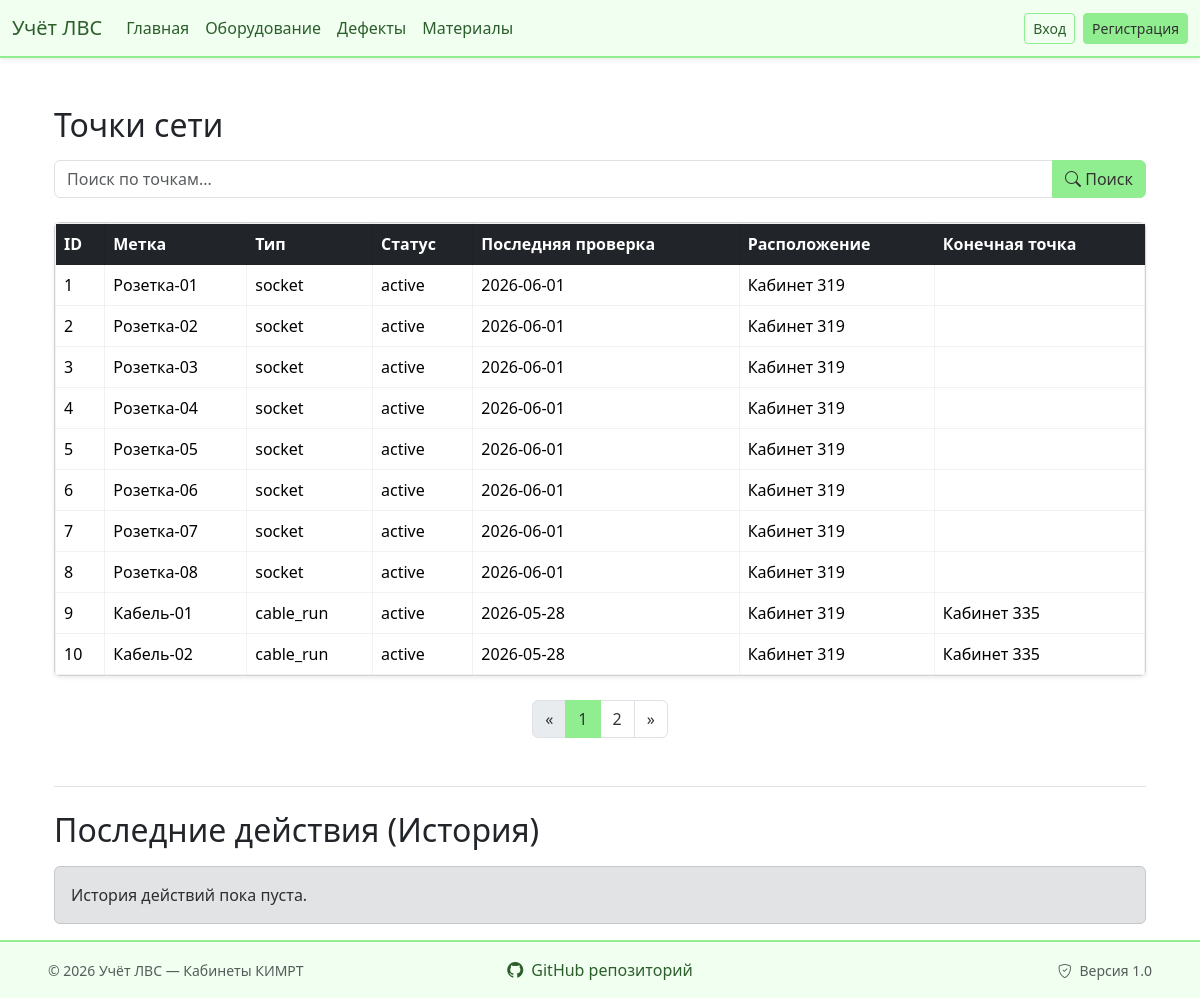
/superproject/index.php, run on an earlier commit of the app's database.
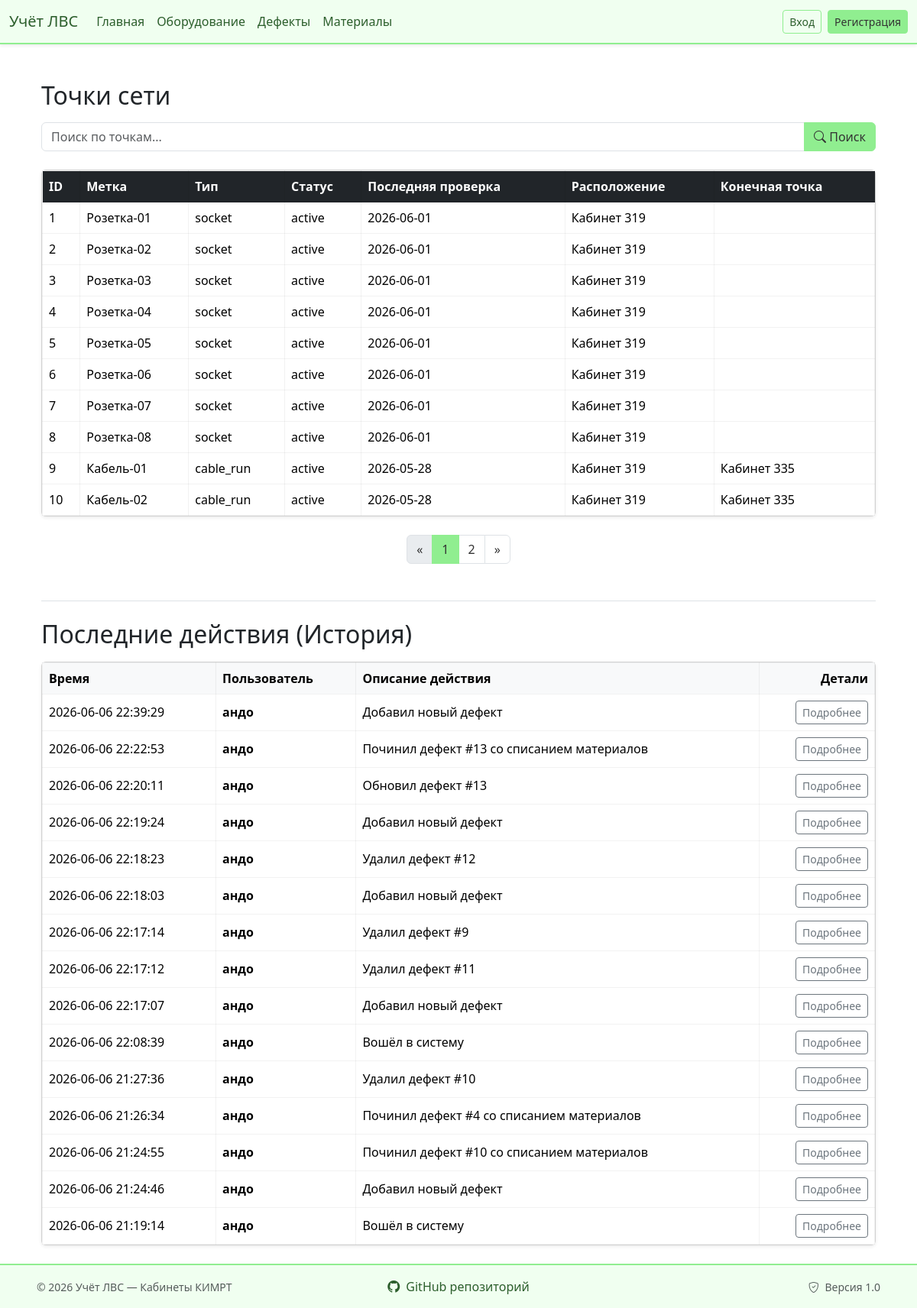
And on a later commit of the database.
### tables this page shows
CREATE TABLE `network_points` (
  `id` int(11) NOT NULL,
  `label` varchar(20) NOT NULL,
  `type` enum('socket','switch','cable_run','patch_cord') NOT NULL,
  `location_id` int(11) DEFAULT NULL,
  `location_end_id` int(11) DEFAULT NULL,
  `status` enum('active','defect','decommissioned') DEFAULT 'active',
  `last_check` date DEFAULT NULL
);

CREATE TABLE `locations` (
  `id` int(11) NOT NULL,
  `name` varchar(100) NOT NULL,
  `type` enum('room','rack','workspace','other') DEFAULT 'room',
  `room_number` varchar(10) DEFAULT '319Б'
);

CREATE TABLE `logs` (
  `id` int(11) NOT NULL,
  `user_id` int(11) DEFAULT NULL,
  `action` varchar(100) NOT NULL,
  `target_table` varchar(50) NOT NULL,
  `target_id` int(11) NOT NULL,
  `created_at` timestamp NULL DEFAULT CURRENT_TIMESTAMP
);

CREATE TABLE `users` (
  `id` int(11) NOT NULL,
  `login` varchar(50) NOT NULL,
  `password_hash` varchar(255) NOT NULL,
  `role` enum('admin','operator') DEFAULT 'operator'
);

### superproject/index.php (called while the page is built, shortened)
<?php
require_once 'db/connectDB.php';
require_once 'models/dashboard.model.php';
dashboardIndex($pdo);
function dashboardIndex(PDO $pdo): void
{
    $page   = isset($_GET['page']) ? max(1, (int)$_GET['page']) : 1;
    $search = isset($_GET['search']) ? trim($_GET['search']) : '';
    $limit  = 10;
    $offset = ($page - 1) * $limit;
    $data       = getFilteredPoints($pdo, $search, $limit, $offset);
    $totalRows  = getTotalFilteredPoints($pdo, $search);
    $totalPages = (int) ceil($totalRows / $limit);
    require  'views/index.view.php';
}

### superproject/models/dashboard.model.php (called while the page is built, shortened)
<?php
if (!function_exists('getFilteredPoints')) {
    function getFilteredPoints(PDO $pdo, string $search, int $limit, int $offset): array
    {
        $sql = "
            SELECT
                np.id, np.label, np.type, np.status, np.last_check,
                loc1.name AS location_name,
                loc2.name AS location_end_name
            FROM network_points np
            LEFT JOIN locations loc1 ON np.location_id = loc1.id
            LEFT JOIN locations loc2 ON np.location_end_id = loc2.id
            WHERE 1=1
        ";
        $params = [];
        $sql .= " ORDER BY np.id ASC LIMIT :limit OFFSET :offset";
        $stmt = $pdo->prepare($sql);
        $stmt->bindValue(':limit', $limit, PDO::PARAM_INT);
        $stmt->bindValue(':offset', $offset, PDO::PARAM_INT);
        $stmt->execute();
        return $stmt->fetchAll(PDO::FETCH_ASSOC);
    }
}
if (!function_exists('getTotalFilteredPoints')) {
    function getTotalFilteredPoints(PDO $pdo, string $search): int
    {
        $sql = "
            SELECT COUNT(*)
            FROM network_points np
            LEFT JOIN locations loc1 ON np.location_id = loc1.id
            LEFT JOIN locations loc2 ON np.location_end_id = loc2.id
            WHERE 1=1
        ";
        $params = [];
        $stmt = $pdo->prepare($sql);
        $stmt->execute($params);
        return (int) $stmt->fetchColumn();
    }
}

### superproject/models/logs.model.php (called while the page is built, shortened)
<?php
    function getLogs($pdo) {
    $sql = "SELECT
                        logs.id AS id,
                        users.login AS name,
                        logs.action,
                        logs.target_table,
                        logs.target_id,
                        logs.created_at
                    FROM logs
                    LEFT JOIN users ON logs.user_id = users.id
                    ORDER BY logs.created_at DESC";
    $stmt = $pdo->prepare($sql);
    $stmt->execute();
    return $stmt->fetchAll(PDO::FETCH_ASSOC);
}
$logs = getLogs($pdo);
?>

### superproject/views/index.view.php (the view, shortened to what the changed rows need)
<?php
$page = $page ?? 1;
require './models/logs.model.php';
include __DIR__ . '/components/header.view.php';
?>
<div class="container-fluid mt-4">
    <h2 class="mb-3">Точки сети</h2>
    <div class="mb-4">
        <form action="" method="get" class="input-group">
        </form>
    </div>
    <?php if (!empty($data)): ?>
        <div class="card mb-4 shadow-sm">
            <div class="card-body p-0">
                <div class="table-responsive">
                    <table class="table table-hover table-borderless align-middle mb-0">
                        <thead class="table-dark">
                            <tr>
                                <th>ID</th>
                                <th>Метка</th>
                                <th>Тип</th>
                                <th>Статус</th>
                                <th>Последняя проверка</th>
                                <th>Расположение</th>
                                <th>Конечная точка</th>
                            </tr>
                        </thead>
                        <tbody>
                            <?php foreach ($data as $row): ?>
                                <tr>
                                    <td><?= htmlspecialchars($row['id']) ?></td>
                                    <td><?= htmlspecialchars($row['label']) ?></td>
                                    <td><?= htmlspecialchars($row['type']) ?></td>
                                    <td><?= htmlspecialchars($row['status']) ?></td>
                                    <td><?= htmlspecialchars($row['last_check']) ?></td>
                                    <td><?= htmlspecialchars($row['location_name'] ?? '') ?></td>
                                    <td><?= htmlspecialchars($row['location_end_name'] ?? '') ?></td>
                                </tr>
                            <?php endforeach; ?>
                        </tbody>
                    </table>
                </div>
            </div>
        </div>
        <?php if (isset($totalPages) && $totalPages > 1): ?>
            <nav aria-label="Page navigation" class="mb-5">
                <ul class="pagination justify-content-center">
                    <?php for ($i = 1; $i <= $totalPages; $i++): ?>
                        <li class="page-item <?= ($i == $page) ? 'active' : '' ?>">
                            <a class="page-link" href="?page=<?= $i ?>&search=<?= urlencode($search ?? '') ?>"><?= $i ?></a>
                        </li>
                    <?php endfor; ?>
                </ul>
            </nav>
        <?php endif; ?>
    <?php else: ?>
        <div class="alert alert-info mt-4 mb-5">Точки сети не найдены.</div>
    <?php endif; ?>
    <h2 class="mb-3 border-top pt-4">Последние действия (История)</h2>
    <?php if (!empty($logs)): ?>
        <div class="card mb-4 shadow-sm">
            <div class="card-body p-0">
                <div class="table-responsive">
                    <table class="table table-hover table-borderless align-middle mb-0">
                        <thead class="table-light">
                            <tr>
                                <th>Время</th>
                                <th>Пользователь</th>
                                <th>Описание действия</th>
                                <th class="text-end">Детали</th>
                            </tr>
                        </thead>
                        <tbody>
                            <?php foreach ($logs as $log): ?>
                                <tr>
                                    <td><?= htmlspecialchars($log['created_at']) ?></td>
                                    <td><strong><?= htmlspecialchars($log['name'] ) ?></strong></td>
                                    <td><?= htmlspecialchars(mb_strimwidth($log['action'], 0, 50, '...')) ?></td>
                                    <td class="text-end">
                                        <button type="button" class="btn btn-sm btn-outline-secondary" data-bs-toggle="modal" data-bs-target="#logModal<?= $log['id'] ?>">
                                            Подробнее
                                        </button>
                                    </td>
                                </tr>
                            <?php endforeach; ?>
                        </tbody>
                    </table>
                </div>
            </div>
        </div>
    <?php else: ?>
        <div class="alert alert-secondary mt-3">История действий пока пуста.</div>
    <?php endif; ?>
</div>
<?php include __DIR__ . '/components/footer.view.php'; ?>

What changed in the data, as far as the page shows it:
added logs: created_at "2026-06-06 22:39:29", user.login "андо", action "Добавил новый дефект"
added logs: created_at "2026-06-06 22:22:53", user.login "андо", action "Починил дефект #13 со списанием материалов"
added logs: created_at "2026-06-06 22:20:11", user.login "андо", action "Обновил дефект #13"
added logs: created_at "2026-06-06 22:19:24", user.login "андо", action "Добавил новый дефект"
added logs: created_at "2026-06-06 22:18:23", user.login "андо", action "Удалил дефект #12"
added logs: created_at "2026-06-06 22:18:03", user.login "андо", action "Добавил новый дефект"
added logs: created_at "2026-06-06 22:17:14", user.login "андо", action "Удалил дефект #9"
added logs: created_at "2026-06-06 22:17:12", user.login "андо", action "Удалил дефект #11"
added logs: created_at "2026-06-06 22:17:07", user.login "андо", action "Добавил новый дефект"
added logs: created_at "2026-06-06 22:08:39", user.login "андо", action "Вошёл в систему"
added logs: created_at "2026-06-06 21:27:36", user.login "андо", action "Удалил дефект #10"
added logs: created_at "2026-06-06 21:26:34", user.login "андо", action "Починил дефект #4 со списанием материалов"
added logs: created_at "2026-06-06 21:24:55", user.login "андо", action "Починил дефект #10 со списанием материалов"
added logs: created_at "2026-06-06 21:24:46", user.login "андо", action "Добавил новый дефект"
added logs: created_at "2026-06-06 21:19:14", user.login "андо", action "Вошёл в систему"
Also different on the page:
text no longer shown: "История действий пока пуста."
text now shown: "Время Пользователь Описание действия Детали"
